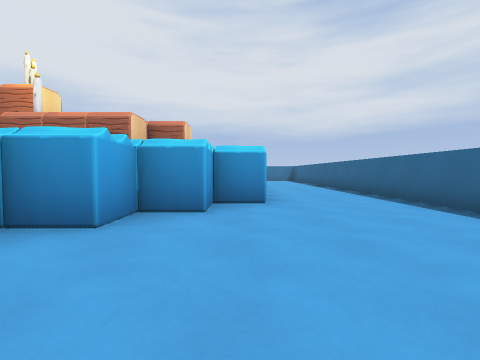
view 1 (above)

17 first-person views from a walk through a Godot game level. The camera is 1.2 m above the floor, tilts 2° down and sees 90° across. The floor is counted in squares, 2 m on a side. Each view is taken from the middle of a square. On the plan, view 1 faces up. The plan holds only what a view shows up to about 9 squares ahead; the rest is blank.

view 2
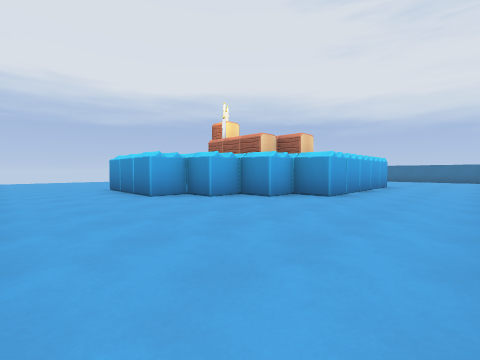

view 3
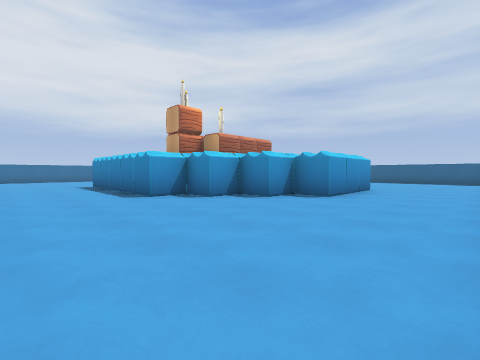

view 4
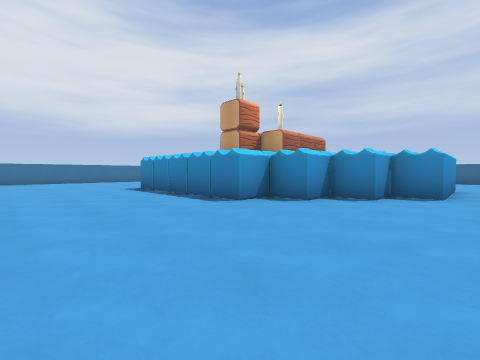

view 5
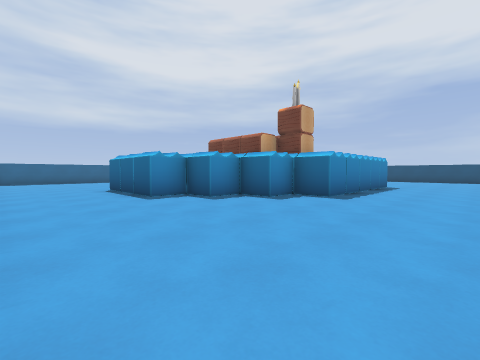

view 6
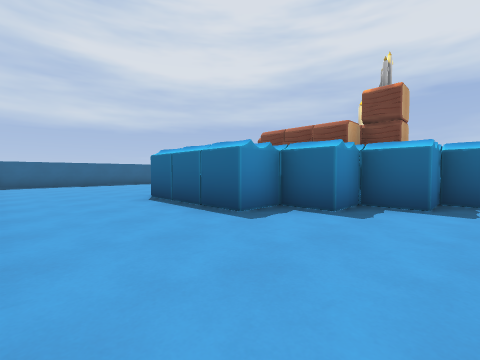

view 7
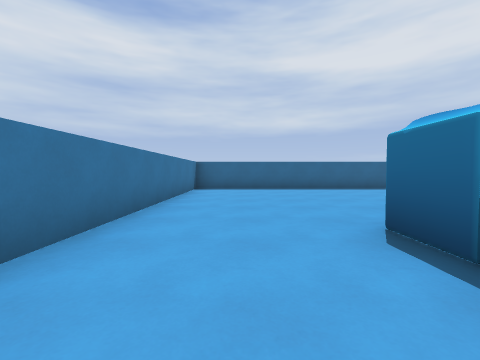

view 8
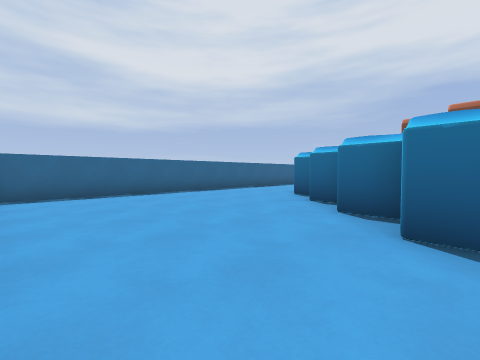

view 9
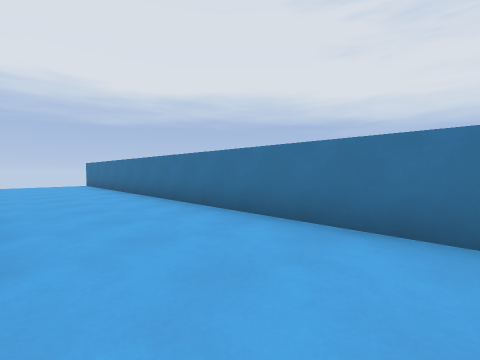

view 10
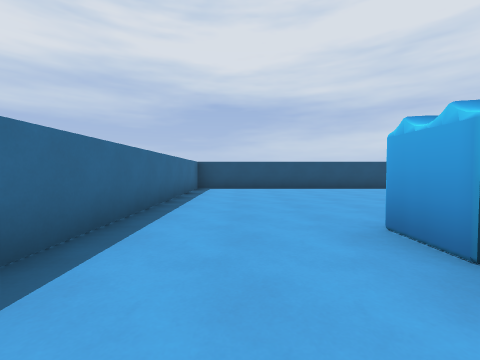

view 11
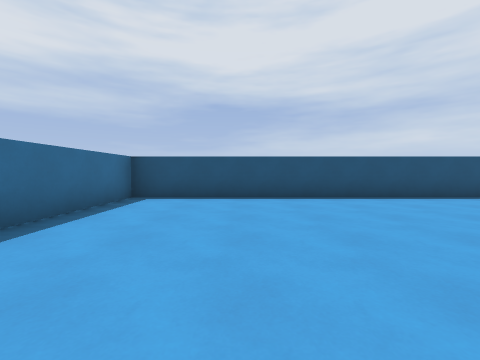

view 12
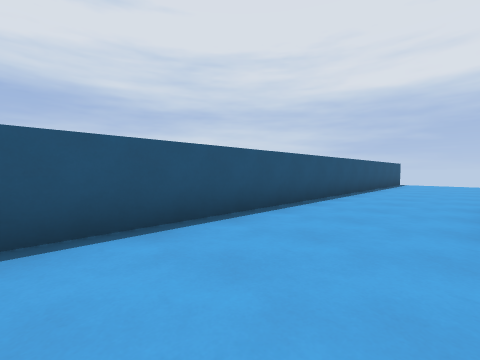

view 13
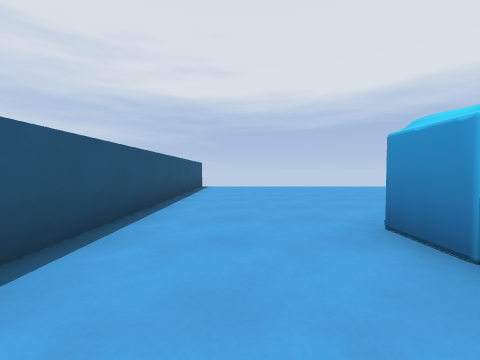

view 14
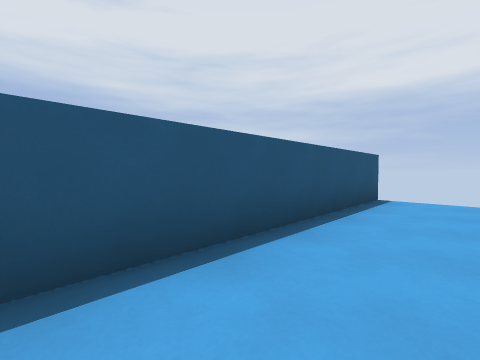

view 15
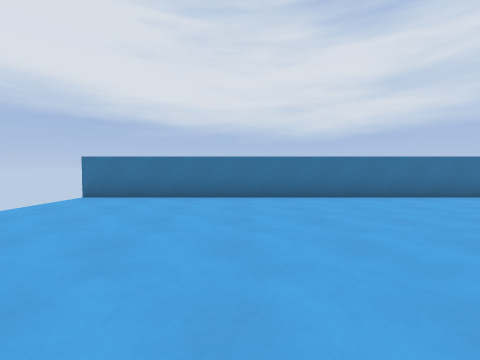

view 16
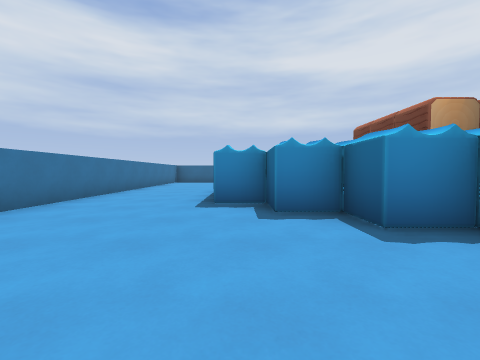

view 17
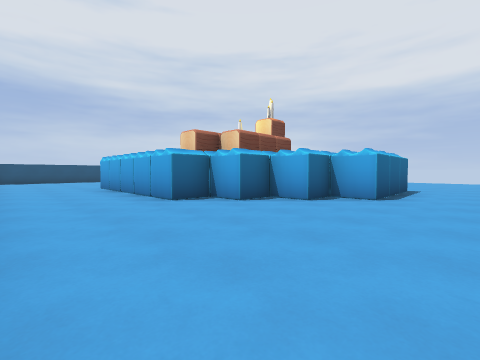

### Floor plan
Points are (right, up) in squares from view 1. A wall is a line through its corners. A room is listed if a view was taken in it or the views show most of it. See-through windows are left out.
Room 1 (views 1, 2, 3, 4, 5, 6, 7, 8, 9, 10, 11, 12, 13, 14, 15, 16, 17)
walls: (-8.5, 4.5) (-8.5, 9.5) (-7.5, 9.5) (-7.5, 10.5) (-6.5, 10.5) (-6.5, 11.5) (-5.5, 11.5) (-5.5, 12.5) (-2.5, 12.5) (-2.5, 11.5) (-1.5, 11.5) (-1.5, 10.5) (-0.5, 10.5) (-0.5, 9.5) (0.5, 9.5) (0.5, 4.5) (-0.5, 4.5) (-0.5, 3.5) (-1.5, 3.5) (-1.5, 2.5) (-2.5, 2.5) (-2.5, 1.5) (-5.5, 1.5) (-5.5, 2.5) (-6.5, 2.5) (-6.5, 3.5) (-7.5, 3.5) (-7.5, 4.5) (-8.5, 4.5); (-12.8, -1.5) (3.5, -1.5) (3.5, 15.6) (-12.8, 15.6)

Positions as (right, up) in squares from view 1, and headings:
1: (0, 0), facing up
2: (3, -1), facing up-left
3: (-11, -1), facing up-right
4: (-12, 1), facing up-right
5: (-11, 15), facing down-right
6: (-8, 15), facing down-right
7: (-5, 14), facing right
8: (-3, 15), facing down-right
9: (-1, 13), facing up-left
10: (2, 7), facing down
11: (1, 4), facing down
12: (0, 1), facing down-left
13: (-3, 0), facing left
14: (-7, 0), facing down-left
15: (-9, 10), facing up
16: (-10, 12), facing right
17: (3, 14), facing down-left
